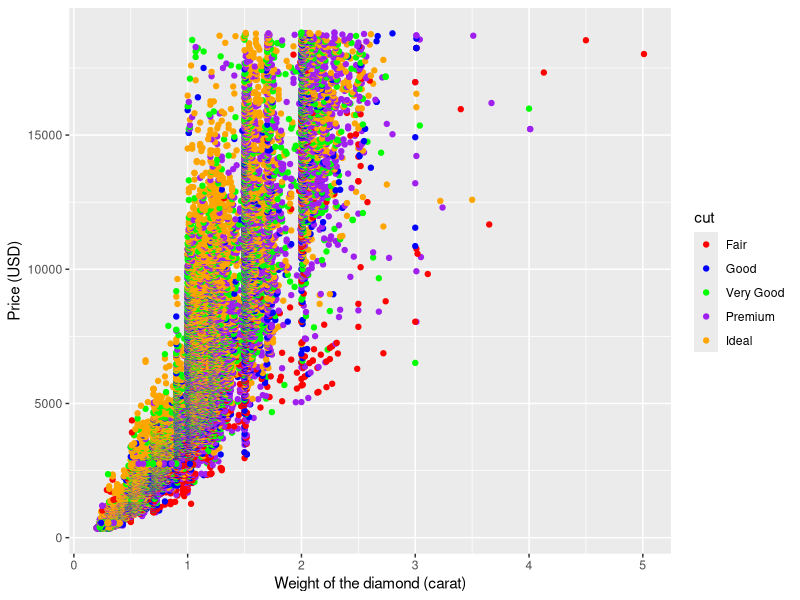

The R script that drew this image:
# Purpose: Analysis of Diamonds dataset
# Author: Vignesh Kumar Venkateshwar
# October 20, 2023

# Installs and libraries
library(ggplot2)

# Load dataset
data("diamonds")

# Create a scatter plot with labeled axes and colored points
ggplot(diamonds, aes(x = carat, y = price, color = cut)) +
  geom_point() + 
  labs(x = "Weight of the diamond (carat)", y = "Price (USD)") +
  scale_color_manual(values = c("Fair" = "red", "Good" = "blue", "Very Good" = "green", "Premium" = "purple", "Ideal" = "orange"))
